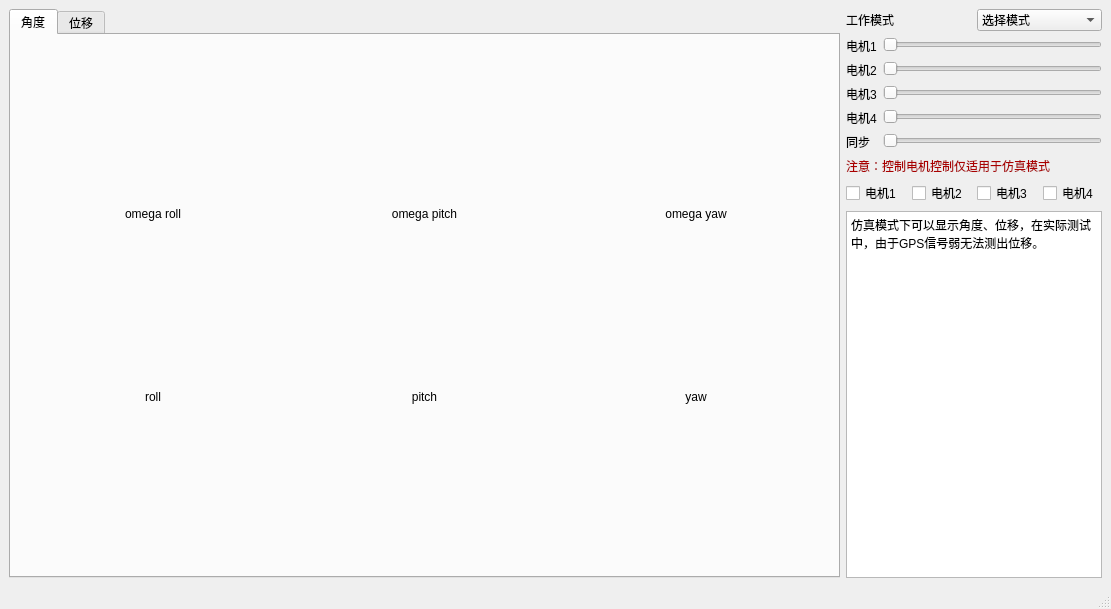
<?xml version="1.0" encoding="UTF-8"?>
<ui version="4.0">
 <class>MainWindow</class>
 <widget class="QMainWindow" name="MainWindow">
  <property name="geometry">
   <rect>
    <x>0</x>
    <y>0</y>
    <width>1111</width>
    <height>609</height>
   </rect>
  </property>
  <property name="sizePolicy">
   <sizepolicy hsizetype="MinimumExpanding" vsizetype="Preferred">
    <horstretch>0</horstretch>
    <verstretch>0</verstretch>
   </sizepolicy>
  </property>
  <property name="windowTitle">
   <string>MainWindow</string>
  </property>
  <widget class="QWidget" name="centralwidget">
   <layout class="QGridLayout" name="gridLayout_4">
    <item row="0" column="1">
     <layout class="QGridLayout" name="modselect">
      <item row="0" column="2">
       <widget class="QComboBox" name="mod_switch">
        <property name="sizePolicy">
         <sizepolicy hsizetype="Preferred" vsizetype="Fixed">
          <horstretch>0</horstretch>
          <verstretch>0</verstretch>
         </sizepolicy>
        </property>
        <item>
         <property name="text">
          <string>选择模式</string>
         </property>
        </item>
        <item>
         <property name="text">
          <string>仿真模式</string>
         </property>
        </item>
        <item>
         <property name="text">
          <string>测试模式</string>
         </property>
        </item>
       </widget>
      </item>
      <item row="0" column="1">
       <widget class="QLabel" name="label_8">
        <property name="sizePolicy">
         <sizepolicy hsizetype="Preferred" vsizetype="Fixed">
          <horstretch>0</horstretch>
          <verstretch>0</verstretch>
         </sizepolicy>
        </property>
        <property name="text">
         <string>工作模式</string>
        </property>
       </widget>
      </item>
     </layout>
    </item>
    <item row="1" column="1">
     <layout class="QFormLayout" name="control">
      <item row="0" column="0">
       <widget class="QLabel" name="label_11">
        <property name="sizePolicy">
         <sizepolicy hsizetype="Preferred" vsizetype="Fixed">
          <horstretch>0</horstretch>
          <verstretch>0</verstretch>
         </sizepolicy>
        </property>
        <property name="text">
         <string>电机1</string>
        </property>
       </widget>
      </item>
      <item row="0" column="1">
       <widget class="QSlider" name="motor1">
        <property name="sizePolicy">
         <sizepolicy hsizetype="Preferred" vsizetype="Fixed">
          <horstretch>0</horstretch>
          <verstretch>0</verstretch>
         </sizepolicy>
        </property>
        <property name="orientation">
         <enum>Qt::Horizontal</enum>
        </property>
       </widget>
      </item>
      <item row="1" column="0">
       <widget class="QLabel" name="label_12">
        <property name="sizePolicy">
         <sizepolicy hsizetype="Preferred" vsizetype="Fixed">
          <horstretch>0</horstretch>
          <verstretch>0</verstretch>
         </sizepolicy>
        </property>
        <property name="text">
         <string>电机2</string>
        </property>
       </widget>
      </item>
      <item row="1" column="1">
       <widget class="QSlider" name="motor2">
        <property name="sizePolicy">
         <sizepolicy hsizetype="Preferred" vsizetype="Fixed">
          <horstretch>0</horstretch>
          <verstretch>0</verstretch>
         </sizepolicy>
        </property>
        <property name="orientation">
         <enum>Qt::Horizontal</enum>
        </property>
       </widget>
      </item>
      <item row="2" column="0">
       <widget class="QLabel" name="label_13">
        <property name="sizePolicy">
         <sizepolicy hsizetype="Preferred" vsizetype="Fixed">
          <horstretch>0</horstretch>
          <verstretch>0</verstretch>
         </sizepolicy>
        </property>
        <property name="text">
         <string>电机3</string>
        </property>
       </widget>
      </item>
      <item row="2" column="1">
       <widget class="QSlider" name="motor3">
        <property name="sizePolicy">
         <sizepolicy hsizetype="Preferred" vsizetype="Fixed">
          <horstretch>0</horstretch>
          <verstretch>0</verstretch>
         </sizepolicy>
        </property>
        <property name="orientation">
         <enum>Qt::Horizontal</enum>
        </property>
       </widget>
      </item>
      <item row="3" column="0">
       <widget class="QLabel" name="label_14">
        <property name="sizePolicy">
         <sizepolicy hsizetype="Preferred" vsizetype="Fixed">
          <horstretch>0</horstretch>
          <verstretch>0</verstretch>
         </sizepolicy>
        </property>
        <property name="text">
         <string>电机4</string>
        </property>
       </widget>
      </item>
      <item row="3" column="1">
       <widget class="QSlider" name="motor4">
        <property name="sizePolicy">
         <sizepolicy hsizetype="Preferred" vsizetype="Fixed">
          <horstretch>0</horstretch>
          <verstretch>0</verstretch>
         </sizepolicy>
        </property>
        <property name="orientation">
         <enum>Qt::Horizontal</enum>
        </property>
       </widget>
      </item>
      <item row="4" column="0">
       <widget class="QLabel" name="label_16">
        <property name="sizePolicy">
         <sizepolicy hsizetype="Preferred" vsizetype="Fixed">
          <horstretch>0</horstretch>
          <verstretch>0</verstretch>
         </sizepolicy>
        </property>
        <property name="text">
         <string>同步</string>
        </property>
       </widget>
      </item>
      <item row="4" column="1">
       <widget class="QSlider" name="motor_all">
        <property name="sizePolicy">
         <sizepolicy hsizetype="Preferred" vsizetype="Fixed">
          <horstretch>0</horstretch>
          <verstretch>0</verstretch>
         </sizepolicy>
        </property>
        <property name="orientation">
         <enum>Qt::Horizontal</enum>
        </property>
       </widget>
      </item>
      <item row="5" column="0" colspan="2">
       <widget class="QLabel" name="label_7">
        <property name="text">
         <string>&lt;html&gt;&lt;head/&gt;&lt;body&gt;&lt;p&gt;&lt;span style=&quot; color:#aa0000;&quot;&gt;注意：控制电机控制仅适用于仿真模式&lt;/span&gt;&lt;/p&gt;&lt;/body&gt;&lt;/html&gt;</string>
        </property>
        <property name="wordWrap">
         <bool>false</bool>
        </property>
       </widget>
      </item>
     </layout>
    </item>
    <item row="3" column="1">
     <widget class="QTextEdit" name="log_display">
      <property name="enabled">
       <bool>true</bool>
      </property>
      <property name="sizePolicy">
       <sizepolicy hsizetype="Preferred" vsizetype="Expanding">
        <horstretch>0</horstretch>
        <verstretch>0</verstretch>
       </sizepolicy>
      </property>
      <property name="html">
       <string>&lt;!DOCTYPE HTML PUBLIC &quot;-//W3C//DTD HTML 4.0//EN&quot; &quot;http://www.w3.org/TR/REC-html40/strict.dtd&quot;&gt;
&lt;html&gt;&lt;head&gt;&lt;meta name=&quot;qrichtext&quot; content=&quot;1&quot; /&gt;&lt;style type=&quot;text/css&quot;&gt;
p, li { white-space: pre-wrap; }
&lt;/style&gt;&lt;/head&gt;&lt;body style=&quot; font-family:'SimSun'; font-size:9pt; font-weight:400; font-style:normal;&quot;&gt;
&lt;p style=&quot; margin-top:0px; margin-bottom:0px; margin-left:0px; margin-right:0px; -qt-block-indent:0; text-indent:0px;&quot;&gt;仿真模式下可以显示角度、位移，在实际测试中，由于GPS信号弱无法测出位移。&lt;/p&gt;&lt;/body&gt;&lt;/html&gt;</string>
      </property>
     </widget>
    </item>
    <item row="0" column="0" rowspan="4">
     <widget class="QTabWidget" name="display_weight">
      <property name="sizePolicy">
       <sizepolicy hsizetype="Expanding" vsizetype="Preferred">
        <horstretch>0</horstretch>
        <verstretch>0</verstretch>
       </sizepolicy>
      </property>
      <property name="currentIndex">
       <number>0</number>
      </property>
      <widget class="QWidget" name="angel">
       <attribute name="title">
        <string>角度</string>
       </attribute>
       <layout class="QGridLayout" name="gridLayout_2">
        <item row="0" column="1">
         <layout class="QVBoxLayout" name="omega_pitch"/>
        </item>
        <item row="0" column="0">
         <layout class="QVBoxLayout" name="omega_roll"/>
        </item>
        <item row="2" column="1">
         <layout class="QVBoxLayout" name="pitch"/>
        </item>
        <item row="2" column="0">
         <layout class="QVBoxLayout" name="roll"/>
        </item>
        <item row="1" column="0">
         <widget class="QLabel" name="label_15">
          <property name="enabled">
           <bool>true</bool>
          </property>
          <property name="sizePolicy">
           <sizepolicy hsizetype="Preferred" vsizetype="Fixed">
            <horstretch>0</horstretch>
            <verstretch>0</verstretch>
           </sizepolicy>
          </property>
          <property name="text">
           <string>omega roll</string>
          </property>
          <property name="alignment">
           <set>Qt::AlignCenter</set>
          </property>
         </widget>
        </item>
        <item row="3" column="0">
         <widget class="QLabel" name="label_19">
          <property name="sizePolicy">
           <sizepolicy hsizetype="Preferred" vsizetype="Fixed">
            <horstretch>0</horstretch>
            <verstretch>0</verstretch>
           </sizepolicy>
          </property>
          <property name="text">
           <string>roll</string>
          </property>
          <property name="alignment">
           <set>Qt::AlignCenter</set>
          </property>
         </widget>
        </item>
        <item row="1" column="1">
         <widget class="QLabel" name="label_18">
          <property name="sizePolicy">
           <sizepolicy hsizetype="Preferred" vsizetype="Fixed">
            <horstretch>0</horstretch>
            <verstretch>0</verstretch>
           </sizepolicy>
          </property>
          <property name="text">
           <string>omega pitch</string>
          </property>
          <property name="alignment">
           <set>Qt::AlignCenter</set>
          </property>
         </widget>
        </item>
        <item row="1" column="2">
         <widget class="QLabel" name="label_20">
          <property name="sizePolicy">
           <sizepolicy hsizetype="Preferred" vsizetype="Fixed">
            <horstretch>0</horstretch>
            <verstretch>0</verstretch>
           </sizepolicy>
          </property>
          <property name="text">
           <string>omega yaw</string>
          </property>
          <property name="alignment">
           <set>Qt::AlignCenter</set>
          </property>
         </widget>
        </item>
        <item row="0" column="2">
         <layout class="QVBoxLayout" name="omega_yaw"/>
        </item>
        <item row="3" column="1">
         <widget class="QLabel" name="label_9">
          <property name="layoutDirection">
           <enum>Qt::RightToLeft</enum>
          </property>
          <property name="text">
           <string>pitch</string>
          </property>
          <property name="alignment">
           <set>Qt::AlignCenter</set>
          </property>
         </widget>
        </item>
        <item row="2" column="2">
         <layout class="QVBoxLayout" name="yaw"/>
        </item>
        <item row="3" column="2">
         <widget class="QLabel" name="label_10">
          <property name="text">
           <string>yaw</string>
          </property>
          <property name="alignment">
           <set>Qt::AlignCenter</set>
          </property>
         </widget>
        </item>
       </layout>
      </widget>
      <widget class="QWidget" name="liner">
       <attribute name="title">
        <string>位移</string>
       </attribute>
       <layout class="QGridLayout" name="gridLayout_3">
        <item row="0" column="0">
         <layout class="QVBoxLayout" name="speed_x"/>
        </item>
        <item row="0" column="1">
         <layout class="QVBoxLayout" name="speed_y"/>
        </item>
        <item row="0" column="2">
         <layout class="QVBoxLayout" name="speed_z"/>
        </item>
        <item row="1" column="0">
         <widget class="QLabel" name="label">
          <property name="enabled">
           <bool>true</bool>
          </property>
          <property name="sizePolicy">
           <sizepolicy hsizetype="Preferred" vsizetype="Fixed">
            <horstretch>0</horstretch>
            <verstretch>0</verstretch>
           </sizepolicy>
          </property>
          <property name="text">
           <string>x轴速度</string>
          </property>
          <property name="alignment">
           <set>Qt::AlignCenter</set>
          </property>
         </widget>
        </item>
        <item row="1" column="1">
         <widget class="QLabel" name="label_2">
          <property name="sizePolicy">
           <sizepolicy hsizetype="Preferred" vsizetype="Fixed">
            <horstretch>0</horstretch>
            <verstretch>0</verstretch>
           </sizepolicy>
          </property>
          <property name="text">
           <string>y轴速度</string>
          </property>
          <property name="alignment">
           <set>Qt::AlignCenter</set>
          </property>
         </widget>
        </item>
        <item row="1" column="2">
         <widget class="QLabel" name="label_3">
          <property name="sizePolicy">
           <sizepolicy hsizetype="Preferred" vsizetype="Fixed">
            <horstretch>0</horstretch>
            <verstretch>0</verstretch>
           </sizepolicy>
          </property>
          <property name="text">
           <string>z轴速度</string>
          </property>
          <property name="alignment">
           <set>Qt::AlignCenter</set>
          </property>
         </widget>
        </item>
        <item row="2" column="0">
         <layout class="QVBoxLayout" name="p_x"/>
        </item>
        <item row="2" column="1">
         <layout class="QVBoxLayout" name="p_y"/>
        </item>
        <item row="2" column="2">
         <layout class="QVBoxLayout" name="p_z"/>
        </item>
        <item row="3" column="0">
         <widget class="QLabel" name="label_4">
          <property name="enabled">
           <bool>true</bool>
          </property>
          <property name="sizePolicy">
           <sizepolicy hsizetype="Preferred" vsizetype="Fixed">
            <horstretch>0</horstretch>
            <verstretch>0</verstretch>
           </sizepolicy>
          </property>
          <property name="text">
           <string>x轴位移</string>
          </property>
          <property name="alignment">
           <set>Qt::AlignCenter</set>
          </property>
         </widget>
        </item>
        <item row="3" column="1">
         <widget class="QLabel" name="label_5">
          <property name="sizePolicy">
           <sizepolicy hsizetype="Preferred" vsizetype="Fixed">
            <horstretch>0</horstretch>
            <verstretch>0</verstretch>
           </sizepolicy>
          </property>
          <property name="text">
           <string>y轴位移</string>
          </property>
          <property name="alignment">
           <set>Qt::AlignCenter</set>
          </property>
         </widget>
        </item>
        <item row="3" column="2">
         <widget class="QLabel" name="label_6">
          <property name="sizePolicy">
           <sizepolicy hsizetype="Preferred" vsizetype="Fixed">
            <horstretch>0</horstretch>
            <verstretch>0</verstretch>
           </sizepolicy>
          </property>
          <property name="text">
           <string>z轴位移</string>
          </property>
          <property name="alignment">
           <set>Qt::AlignCenter</set>
          </property>
         </widget>
        </item>
       </layout>
      </widget>
     </widget>
    </item>
    <item row="2" column="1">
     <layout class="QGridLayout" name="gridLayout">
      <property name="sizeConstraint">
       <enum>QLayout::SetFixedSize</enum>
      </property>
      <item row="0" column="1">
       <widget class="QCheckBox" name="checkM2">
        <property name="sizePolicy">
         <sizepolicy hsizetype="Minimum" vsizetype="Preferred">
          <horstretch>0</horstretch>
          <verstretch>0</verstretch>
         </sizepolicy>
        </property>
        <property name="text">
         <string>电机2</string>
        </property>
       </widget>
      </item>
      <item row="0" column="0">
       <widget class="QCheckBox" name="checkM1">
        <property name="enabled">
         <bool>true</bool>
        </property>
        <property name="sizePolicy">
         <sizepolicy hsizetype="Preferred" vsizetype="Preferred">
          <horstretch>0</horstretch>
          <verstretch>0</verstretch>
         </sizepolicy>
        </property>
        <property name="text">
         <string>电机1</string>
        </property>
        <property name="iconSize">
         <size>
          <width>10</width>
          <height>10</height>
         </size>
        </property>
       </widget>
      </item>
      <item row="0" column="2">
       <widget class="QCheckBox" name="checkM4">
        <property name="sizePolicy">
         <sizepolicy hsizetype="Minimum" vsizetype="Preferred">
          <horstretch>0</horstretch>
          <verstretch>0</verstretch>
         </sizepolicy>
        </property>
        <property name="text">
         <string>电机3</string>
        </property>
       </widget>
      </item>
      <item row="0" column="3">
       <widget class="QCheckBox" name="checkM3">
        <property name="sizePolicy">
         <sizepolicy hsizetype="Minimum" vsizetype="Preferred">
          <horstretch>0</horstretch>
          <verstretch>0</verstretch>
         </sizepolicy>
        </property>
        <property name="layoutDirection">
         <enum>Qt::LeftToRight</enum>
        </property>
        <property name="text">
         <string>电机4</string>
        </property>
       </widget>
      </item>
     </layout>
    </item>
   </layout>
  </widget>
  <widget class="QMenuBar" name="menubar">
   <property name="geometry">
    <rect>
     <x>0</x>
     <y>0</y>
     <width>1111</width>
     <height>26</height>
    </rect>
   </property>
  </widget>
  <widget class="QStatusBar" name="statusbar"/>
 </widget>
 <resources/>
 <connections/>
</ui>
